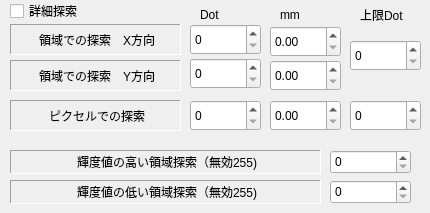
   <widget class="QWidget" name="tab_3">
    <attribute name="title">
     <string>探索</string>
    </attribute>
    <widget class="QDoubleSpinBox" name="doubleSpinBoxSelfSearchMM">
     <property name="geometry">
      <rect>
       <x>270</x>
       <y>100</y>
       <width>71</width>
       <height>31</height>
      </rect>
     </property>
    </widget>
    <widget class="QDoubleSpinBox" name="doubleSpinBoxAreaSearchXMM">
     <property name="geometry">
      <rect>
       <x>270</x>
       <y>26</y>
       <width>71</width>
       <height>31</height>
      </rect>
     </property>
    </widget>
    <widget class="QLabel" name="label_28">
     <property name="geometry">
      <rect>
       <x>10</x>
       <y>100</y>
       <width>171</width>
       <height>31</height>
      </rect>
     </property>
     <property name="frameShape">
      <enum>QFrame::Panel</enum>
     </property>
     <property name="frameShadow">
      <enum>QFrame::Sunken</enum>
     </property>
     <property name="text">
      <string>ピクセルでの探索</string>
     </property>
     <property name="alignment">
      <set>Qt::AlignCenter|Qt::AlignHCenter|Qt::AlignLeading|Qt::AlignLeft|Qt::AlignVCenter</set>
     </property>
    </widget>
    <widget class="QSpinBox" name="EditSelfSearch">
     <property name="geometry">
      <rect>
       <x>190</x>
       <y>100</y>
       <width>71</width>
       <height>31</height>
      </rect>
     </property>
    </widget>
    <widget class="QSpinBox" name="EditAreaSearchX">
     <property name="geometry">
      <rect>
       <x>190</x>
       <y>24</y>
       <width>71</width>
       <height>31</height>
      </rect>
     </property>
    </widget>
    <widget class="QLabel" name="label_12">
     <property name="geometry">
      <rect>
       <x>200</x>
       <y>6</y>
       <width>61</width>
       <height>18</height>
      </rect>
     </property>
     <property name="text">
      <string>Dot</string>
     </property>
    </widget>
    <widget class="QLabel" name="label_13">
     <property name="geometry">
      <rect>
       <x>280</x>
       <y>6</y>
       <width>61</width>
       <height>18</height>
      </rect>
     </property>
     <property name="text">
      <string>mm</string>
     </property>
    </widget>
    <widget class="QLabel" name="label_67">
     <property name="geometry">
      <rect>
       <x>10</x>
       <y>150</y>
       <width>311</width>
       <height>24</height>
      </rect>
     </property>
     <property name="frameShape">
      <enum>QFrame::Panel</enum>
     </property>
     <property name="frameShadow">
      <enum>QFrame::Sunken</enum>
     </property>
     <property name="text">
      <string>輝度値の高い領域探索（無効255)</string>
     </property>
     <property name="alignment">
      <set>Qt::AlignCenter|Qt::AlignHCenter|Qt::AlignLeading|Qt::AlignLeft|Qt::AlignVCenter</set>
     </property>
    </widget>
    <widget class="QSpinBox" name="EditMatchBrightnessByLayerH">
     <property name="geometry">
      <rect>
       <x>330</x>
       <y>150</y>
       <width>81</width>
       <height>24</height>
      </rect>
     </property>
     <property name="maximum">
      <number>255</number>
     </property>
    </widget>
    <widget class="QLabel" name="label_68">
     <property name="geometry">
      <rect>
       <x>10</x>
       <y>180</y>
       <width>311</width>
       <height>24</height>
      </rect>
     </property>
     <property name="frameShape">
      <enum>QFrame::Panel</enum>
     </property>
     <property name="frameShadow">
      <enum>QFrame::Sunken</enum>
     </property>
     <property name="text">
      <string>輝度値の低い領域探索（無効255)</string>
     </property>
     <property name="alignment">
      <set>Qt::AlignCenter|Qt::AlignHCenter|Qt::AlignLeading|Qt::AlignLeft|Qt::AlignVCenter</set>
     </property>
    </widget>
    <widget class="QSpinBox" name="EditMatchBrightnessByLayerL">
     <property name="geometry">
      <rect>
       <x>330</x>
       <y>180</y>
       <width>81</width>
       <height>24</height>
      </rect>
     </property>
     <property name="maximum">
      <number>255</number>
     </property>
    </widget>
    <widget class="QLabel" name="label_139">
     <property name="geometry">
      <rect>
       <x>360</x>
       <y>6</y>
       <width>51</width>
       <height>18</height>
      </rect>
     </property>
     <property name="text">
      <string>上限Dot</string>
     </property>
    </widget>
    <widget class="QSpinBox" name="EditMaxSelfSearch">
     <property name="geometry">
      <rect>
       <x>350</x>
       <y>100</y>
       <width>71</width>
       <height>31</height>
      </rect>
     </property>
    </widget>
    <widget class="QSpinBox" name="EditMaxAreaSearch">
     <property name="geometry">
      <rect>
       <x>350</x>
       <y>40</y>
       <width>71</width>
       <height>31</height>
      </rect>
     </property>
    </widget>
    <widget class="QLabel" name="label_143">
     <property name="geometry">
      <rect>
       <x>10</x>
       <y>60</y>
       <width>171</width>
       <height>31</height>
      </rect>
     </property>
     <property name="frameShape">
      <enum>QFrame::Panel</enum>
     </property>
     <property name="frameShadow">
      <enum>QFrame::Sunken</enum>
     </property>
     <property name="text">
      <string>領域での探索　Y方向</string>
     </property>
     <property name="alignment">
      <set>Qt::AlignCenter|Qt::AlignHCenter|Qt::AlignLeading|Qt::AlignLeft|Qt::AlignVCenter</set>
     </property>
    </widget>
    <widget class="QDoubleSpinBox" name="doubleSpinBoxAreaSearchYMM">
     <property name="geometry">
      <rect>
       <x>270</x>
       <y>60</y>
       <width>71</width>
       <height>31</height>
      </rect>
     </property>
    </widget>
    <widget class="QSpinBox" name="EditAreaSearchY">
     <property name="geometry">
      <rect>
       <x>190</x>
       <y>58</y>
       <width>71</width>
       <height>31</height>
      </rect>
     </property>
    </widget>
    <widget class="QLabel" name="label_144">
     <property name="geometry">
      <rect>
       <x>10</x>
       <y>24</y>
       <width>171</width>
       <height>31</height>
      </rect>
     </property>
     <property name="frameShape">
      <enum>QFrame::Panel</enum>
     </property>
     <property name="frameShadow">
      <enum>QFrame::Sunken</enum>
     </property>
     <property name="text">
      <string>領域での探索　X方向</string>
     </property>
     <property name="alignment">
      <set>Qt::AlignCenter|Qt::AlignHCenter|Qt::AlignLeading|Qt::AlignLeft|Qt::AlignVCenter</set>
     </property>
    </widget>
    <widget class="QCheckBox" name="checkBoxPreciseSearch">
     <property name="geometry">
      <rect>
       <x>10</x>
       <y>0</y>
       <width>171</width>
       <height>22</height>
      </rect>
     </property>
     <property name="text">
      <string>詳細探索</string>
     </property>
    </widget>
   </widget>
